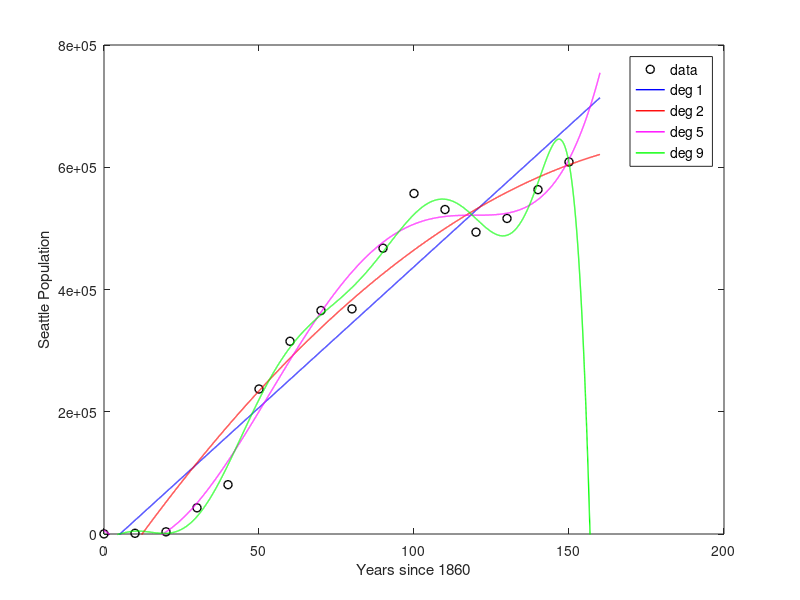
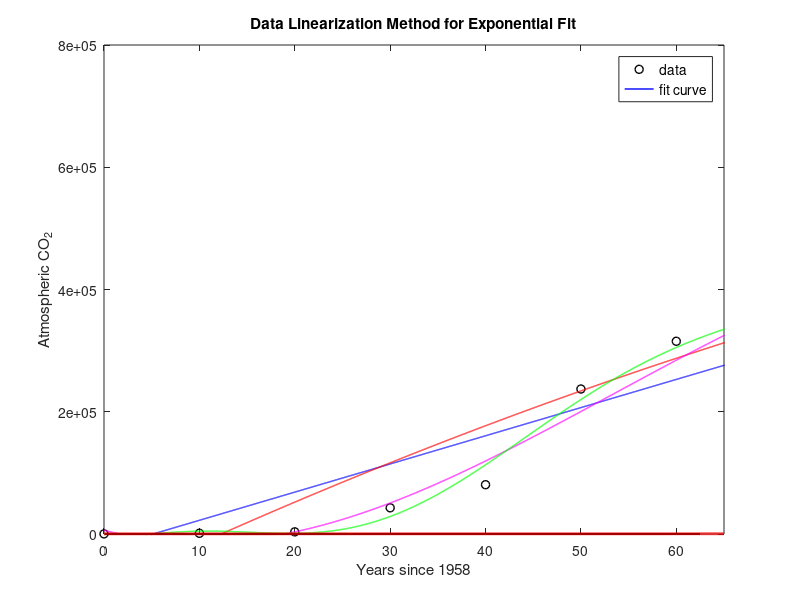

The MATLAB script that drew these images, in order: (Note: this script raises an error after producing the figures.)
clear all; close all; clc
% Population Data
load('SeaPopData.mat'); % Seattle population data from 
% https://en.wikipedia.org/wiki/Demographics_of_Seattle
% & https://www.seattle.gov/opcd/population-and-demographics

% Finding the line of best fit: P = mt + b where t is years since 1860
lin_fit = polyfit(t,Seattle_Pop,1); % slope of line
lin_est = polyval(lin_fit,2019-1860); % population estimate for 2019

% Finding the best fit quadratic function
quad_fit = polyfit(t,Seattle_Pop,2); % coefficients of quadratic
quad_est = polyval(quad_fit,2019-1860); % 2019 population estimate

% Finding best fit degree 5 polynomial
deg5 = polyfit(t,Seattle_Pop,5);
deg5_est = polyval(deg5,2019-1860); % 2019 pop estimate

% Finding best fit degree 9 polynomial
deg9 = polyfit(t,Seattle_Pop,9);
deg9_est = polyval(deg9,2019-1860); % 2019 pop estimate

% Plotting Seattle population data & all best fit polynomials from above
plot(t,Seattle_Pop,'ko', 'Linewidth', [1]), hold on
t_plot = 0:.01:160;
lin_plot = polyval(lin_fit,t_plot);
plot(t_plot,lin_plot,'b', 'Linewidth', [1])
quad_plot = polyval(quad_fit,t_plot);
plot(t_plot,quad_plot,'r', 'Linewidth', [1])
deg5_plot = polyval(deg5,t_plot);
plot(t_plot,deg5_plot,'m', 'Linewidth', [1])
deg9_plot = polyval(deg9,t_plot);
plot(t_plot,deg9_plot,'g', 'Linewidth', [1])
xlabel('Years since 1860')
ylabel('Seattle Population')
legend('data', 'deg 1', 'deg 2', 'deg 5', 'deg 9', 'Location','Best','Fontsize', [10])
ylim([0 800000])
print -dpng Problem2.png

%% Atmospheric CO2 Data measured at the Mauna Loa observatory in Hawaii
% Calculating exponential fit using least-squares fitting method
load('CO2_data.mat') % monthly CO2 averages since 1958
% y = a*exp(rt)
% ln(y) = ln(aexp(rt)) = ln(a) + rt
ln_lin = polyfit(t,log(CO2),1)
ans5 = ln_lin(1) % r in rt (slope)
ans6 = exp(ln_lin(2)) % y-int

% Potting the CO2 data & previous exponential fit
log_lin = ans6*exp(ans5*t);
t_plot = 0:.01:65
plot(t,CO2, '-k.'), hold on
plot(t_plot, exp(polyval(ln_lin,t_plot)), 'r', 'Linewidth', 2)
xlabel('Years since 1958')
ylabel('Atmospheric CO_2')
title('Data Linearization Method for Exponential Fit')
xlim([0 65])
legend('data', 'fit curve', 'Location', 'Best')
print problem4.png -dpng

%% Altering the exponential fit by shifting it up by a constant
% y = a*exp(rt) => y = a*exp(rt) + b
% Does this by minimizing the sum of squared errors (root-mean squared
% error) & using fminsearch()
load('CO2_data.mat');
% initial guess: a = 30, r = .03, b = 300
adapter = @ (p) sumSquaresError(p(1),p(2),p(3));
p0 = [30; .03; 300];
[ans7 ans8] = fminsearch(adapter, p0) % ans7 = optimal parameters: [a; r; b]
% ans8 = min value of sum of squared errors


% Plot that contains the atmospheric CO2 data & best fit curve
t_plot = 0:.01:65;
plot(t,CO2, '-k.'), hold on
plot(t_plot, ans7(1)*exp(ans7(2)*t_plot)+ans7(3), 'r', 'Linewidth', 2)
xlabel('Years since 1958')
ylabel('Atmospheric CO_2')
xlim([0 65])
legend('data', 'fit curve', 'Location', 'Best')
title('Best Fit Exponential Curve Minimizing Sum of Squared Errors')
print problem6.png -dpng

%% Altering the best fit curve to take into consideration oscillations
% y = a*exp(rt) + b => y = a*exp(rt) + b + c*sin(d(t-e))
% Still minimizing sum of squared errors
adapter1 = @ (g) SSEoscillation(g(1),g(2),g(3),g(4),g(5),g(6));
g0 = [ans7(1); ans7(2); ans7(3); 3; 6; 0];
[ans9 ans10] = fminsearch(adapter1, g0)
% Plotting best fit curve with oscillations against CO2 data
t_plot = 0:.01:65;
plot(t,CO2, '-k.'), hold on
plot(t_plot, ans9(1)*exp(ans9(2)*t_plot)+ans9(3)+ans9(4)*sin(ans9(5)*(t_plot-ans9(6))), 'r', 'Linewidth', 1)
xlabel('Years since 1958')
ylabel('Atmospheric CO_2')
xlim([0 65])
legend('data', 'fit curve', 'Location', 'Best')
title('Best Fit Oscillation Curve Minimizing Sum of Squared Errors')
print problem8.png -dpng

% function for oscillations
function [error] = SSEoscillation(a,r,b,c,d,e)
y = @(t) a*exp(r*t)+b+c*sin(d*(t-e));
load('CO2_data.mat');
squared_errors = (y(t)-CO2).^2;
error = sum(squared_errors);
end

% calculates sum of squared errors
function [error] = sumSquaresError(a,r,b)
y = @(t) a*exp(r*t)+b;
load('CO2_data.mat');
squared_errors = (y(t)-CO2).^2;
error = sum(squared_errors); % connected with the 2-norm
end